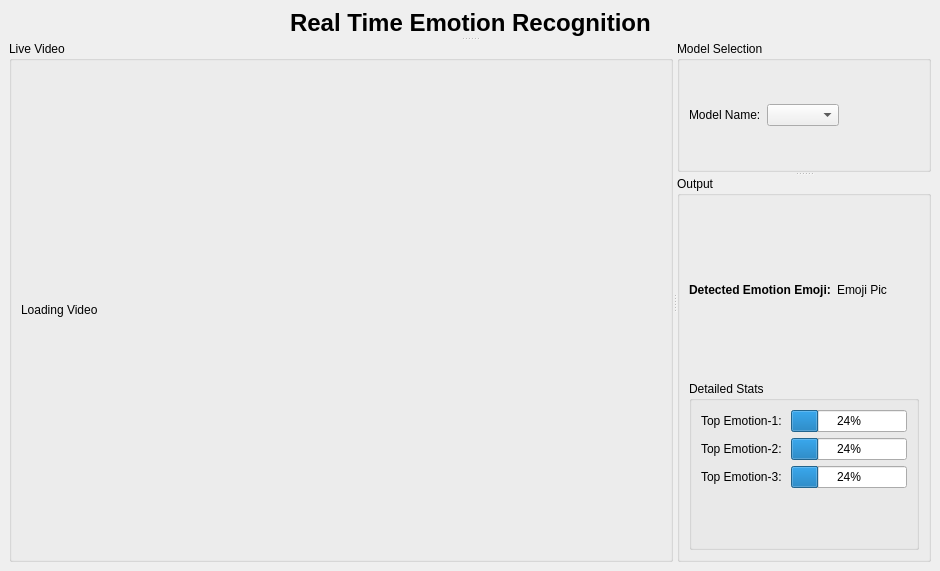
<?xml version="1.0" encoding="UTF-8"?>
<ui version="4.0">
 <class>MainWindow</class>
 <widget class="QMainWindow" name="MainWindow">
  <property name="windowModality">
   <enum>Qt::NonModal</enum>
  </property>
  <property name="geometry">
   <rect>
    <x>0</x>
    <y>0</y>
    <width>940</width>
    <height>568</height>
   </rect>
  </property>
  <property name="windowTitle">
   <string>Real Time Emotion Recognition</string>
  </property>
  <widget class="QWidget" name="centralwidget">
   <layout class="QVBoxLayout" name="verticalLayout_2">
    <item>
     <widget class="QSplitter" name="splitterRealTimeLabelOthers">
      <property name="orientation">
       <enum>Qt::Vertical</enum>
      </property>
      <widget class="QWidget" name="horizontalLayoutWidget">
       <layout class="QHBoxLayout" name="horizontalLayoutRealTimeLabel">
        <item>
         <spacer name="horizontalSpacerLeftRealTime">
          <property name="orientation">
           <enum>Qt::Horizontal</enum>
          </property>
          <property name="sizeHint" stdset="0">
           <size>
            <width>40</width>
            <height>20</height>
           </size>
          </property>
         </spacer>
        </item>
        <item>
         <widget class="QLabel" name="labelRealTimeEmotionRecognition">
          <property name="font">
           <font>
            <family>Arial</family>
            <pointsize>18</pointsize>
            <bold>true</bold>
           </font>
          </property>
          <property name="text">
           <string>Real Time Emotion Recognition</string>
          </property>
          <property name="textFormat">
           <enum>Qt::PlainText</enum>
          </property>
          <property name="alignment">
           <set>Qt::AlignLeading|Qt::AlignLeft|Qt::AlignVCenter</set>
          </property>
         </widget>
        </item>
        <item>
         <spacer name="horizontalSpacerRightRealTime">
          <property name="orientation">
           <enum>Qt::Horizontal</enum>
          </property>
          <property name="sizeHint" stdset="0">
           <size>
            <width>40</width>
            <height>20</height>
           </size>
          </property>
         </spacer>
        </item>
       </layout>
      </widget>
      <widget class="QSplitter" name="splitterLiveVideoOthers">
       <property name="orientation">
        <enum>Qt::Horizontal</enum>
       </property>
       <widget class="QGroupBox" name="groupBoxLiveVideo">
        <property name="title">
         <string>Live Video</string>
        </property>
        <layout class="QVBoxLayout" name="verticalLayout_3">
         <item>
          <widget class="QLabel" name="labelLiveVideo">
           <property name="minimumSize">
            <size>
             <width>640</width>
             <height>480</height>
            </size>
           </property>
           <property name="text">
            <string>Loading Video</string>
           </property>
          </widget>
         </item>
        </layout>
       </widget>
       <widget class="QSplitter" name="splitterModelSelectionOutput">
        <property name="orientation">
         <enum>Qt::Vertical</enum>
        </property>
        <widget class="QGroupBox" name="groupBoxModelSelection">
         <property name="title">
          <string>Model Selection</string>
         </property>
         <layout class="QHBoxLayout" name="horizontalLayout_3">
          <item>
           <widget class="QLabel" name="labelModelSelection">
            <property name="text">
             <string>Model Name:</string>
            </property>
           </widget>
          </item>
          <item>
           <widget class="QComboBox" name="comboBoxModelSelection"/>
          </item>
          <item>
           <spacer name="horizontalSpacerEndModelSelection">
            <property name="orientation">
             <enum>Qt::Horizontal</enum>
            </property>
            <property name="sizeHint" stdset="0">
             <size>
              <width>47</width>
              <height>20</height>
             </size>
            </property>
           </spacer>
          </item>
         </layout>
        </widget>
        <widget class="QGroupBox" name="groupBoxOutput">
         <property name="title">
          <string>Output</string>
         </property>
         <layout class="QVBoxLayout" name="verticalLayout">
          <item>
           <layout class="QHBoxLayout" name="horizontalLayoutDetectedEmoji">
            <item>
             <widget class="QLabel" name="labelDetectedEmoji">
              <property name="font">
               <font>
                <bold>true</bold>
               </font>
              </property>
              <property name="text">
               <string>Detected Emotion Emoji:</string>
              </property>
             </widget>
            </item>
            <item>
             <widget class="QLabel" name="labelDetectedEmojiPhoto">
              <property name="text">
               <string>Emoji Pic</string>
              </property>
             </widget>
            </item>
            <item>
             <spacer name="horizontalSpacerEndEmoji">
              <property name="orientation">
               <enum>Qt::Horizontal</enum>
              </property>
              <property name="sizeHint" stdset="0">
               <size>
                <width>40</width>
                <height>20</height>
               </size>
              </property>
             </spacer>
            </item>
           </layout>
          </item>
          <item>
           <widget class="QGroupBox" name="groupBoxDetailedStats">
            <property name="title">
             <string>Detailed Stats</string>
            </property>
            <layout class="QFormLayout" name="formLayout">
             <item row="0" column="0">
              <widget class="QLabel" name="labelTopEmotion_1">
               <property name="text">
                <string>Top Emotion-1:</string>
               </property>
              </widget>
             </item>
             <item row="0" column="1">
              <widget class="QProgressBar" name="progressBarTopEmotion1">
               <property name="value">
                <number>24</number>
               </property>
              </widget>
             </item>
             <item row="1" column="0">
              <widget class="QLabel" name="labelTopEmotion_2">
               <property name="text">
                <string>Top Emotion-2: </string>
               </property>
              </widget>
             </item>
             <item row="1" column="1">
              <widget class="QProgressBar" name="progressBarTopEmotion2">
               <property name="value">
                <number>24</number>
               </property>
              </widget>
             </item>
             <item row="2" column="0">
              <widget class="QLabel" name="labelTopEmotion_3">
               <property name="text">
                <string>Top Emotion-3:</string>
               </property>
              </widget>
             </item>
             <item row="2" column="1">
              <widget class="QProgressBar" name="progressBarTopEmotion3">
               <property name="value">
                <number>24</number>
               </property>
              </widget>
             </item>
            </layout>
           </widget>
          </item>
         </layout>
        </widget>
       </widget>
      </widget>
     </widget>
    </item>
   </layout>
  </widget>
 </widget>
 <resources/>
 <connections/>
</ui>
